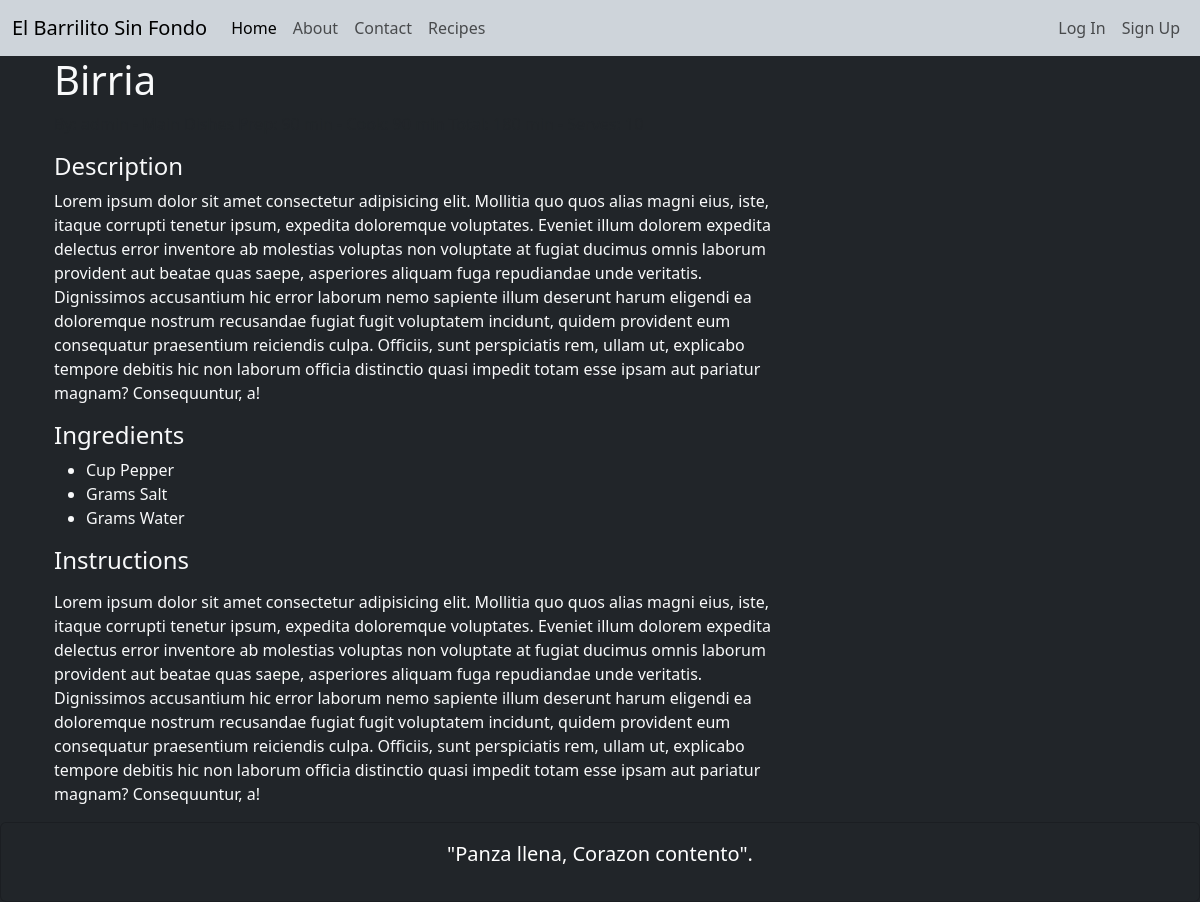
/recipe/birria/, run on the app's committed database.
### recipes/models.py (models this page shows, shortened)
class Recipe(models.Model):
    STATUS_CHOICES = [
        ('draft','Draft'),
        ('published', 'Published'),
    ]
    title= models.CharField(max_length=200)
    slug= models.SlugField(max_length=200, unique=True, blank=True)
    description = models.TextField()
    instructions = models.TextField()
    prep_time = models.PositiveIntegerField(help_text="Time in minutes")
    cook_time = models.PositiveIntegerField(help_text="Time in minutes")
    servings = models.PositiveIntegerField(default=2)
    image = models.ImageField(
        upload_to=recipe_image_path,
        blank=True,
        null=True
    )
    author = models.ForeignKey(
        User,
        on_delete=models.CASCADE,
        related_name="recipes"
    )
    category = models.ForeignKey(
        Category,
        on_delete=models.SET_NULL,
        null=True,
        blank=True,
        related_name='recipes'
    )
    ingredients = models.ManyToManyField(
        Ingredient,
        through='RecipeIngredient',
        related_name='recipes'
    )
    status = models.CharField(
        max_length=10,
        choices=STATUS_CHOICES,
        default='draft'
    )
    created_at = models.DateTimeField(auto_now_add=True)
    updated_at = models.DateTimeField(auto_now=True)
    class Meta:
        verbose_name = 'Recipe'
        verbose_name_plural = 'Recipes'
        ordering = ['-created_at']
    @property
    def total_time(self):
        return self.prep_time + self.cook_time

class RecipeIngredient(models.Model):
    UNIT_CHOICES = [
        ('cup', 'Cup'),
        ('tbsp', 'Tablespoon'),
        ('tsp', 'Teaspoon'),
        ('g', 'Grams'),
        ('kg', 'Kilograms'),
        ('ml', 'Milliliters'),
        ('l', 'Liters'),
        ('oz', 'Ounces'),
        ('lb', 'Pounds'),
        ('piece', 'Piece'),
        ('pinch', 'Pinch'),
        ('to_taste', 'To taste'),
    ]
    recipe = models.ForeignKey(
        'Recipe',
        on_delete=models.CASCADE,
        related_name='recipe_ingredients')
    ingredient = models.ForeignKey(
        Ingredient,
        on_delete=models.PROTECT,
        related_name='recipe_ingredients')
    quantity = models.DecimalField(
        max_digits=6,
        decimal_places=2,
        null=True,
        blank=True)
    unit = models.CharField(
        max_length=20,
        choices=UNIT_CHOICES,
        blank=True)
    notes = models.CharField(max_length=200, blank=True)
    class Meta:
        verbose_name = "Recipe Ingredient"
        verbose_name_plural = "Recipe Ingredients"
        unique_together = ('recipe', 'ingredient')

class Ingredient(models.Model):
    name = models.CharField(max_length=150, unique=True)
    description = models.TextField(blank=True)
    class Meta:
        verbose_name = "Ingredient"
        verbose_name_plural = "Ingredients"
        ordering = ['name']

### recipes/views.py (the view)
# urls.py: path('<slug:slug>/', RecipeDetailsView.as_view(), name='recipe_detail'),
class RecipeDetailsView(DetailView):
    model = Recipe
    template_name = 'recipes/detail.html'
    context_object_name = 'recipe'
    slug_field = 'slug'
    slug_url_kwarg = 'slug'
    def get_queryset(self):
        return Recipe.objects.select_related('author', 'category').prefetch_related('recipe_ingredients__ingredient')

### recipes/models.py (called while the page is built)
    def __str__(self):
        return self.name

### templates/recipes/detail.html (shortened to what this page needs)
{% extends 'base.html' %}
{% block content %}
    <div class="container md-4">
        <div class="row">
            <div class="col-md-8">
                <h1>{{ recipe.title }}</h1>
                <p class="text-muted">
                </p>
                <h4>Description</h4>
                <p>{{ recipe.description }}</p>
                <h4>Ingredients</h4>
                <ul>
                    {% for item in recipe.recipe_ingredients.all %}
                        <li>
                            {% if item.unit %}{{ item.get_unit_display }}{% endif %}
                            {{ item.ingredient.name }}
                        </li>
                    {% endfor %}
                </ul>
                <h4>Instructions</h4>
                <p>{{ recipe.instructions|linebreaks }}</p>
            </div>
        </div>
    </div>
{% endblock %}

### data on the page
Recipe: title "Birria", description "Lorem ipsum dolor sit amet consectetur adipisicing elit. Mollitia quo quos alias magni eius, iste, itaque corrupti tenetur ipsum, expedita doloremque voluptates. Eveniet illum dolorem expedita delectus error inventore ab molestias voluptas non voluptate at fugiat ducimus omnis laborum provident aut beatae quas saepe, asperiores aliquam fuga repudiandae unde veritatis. Dignissimos accusantium hic error laborum nemo sapiente illum deserunt harum eligendi ea doloremque nostrum recusandae fugiat fugit voluptatem incidunt, quidem provident eum consequatur praesentium reiciendis culpa. Officiis, sunt perspiciatis rem, ullam ut, explicabo tempore debitis hic non laborum officia distinctio quasi…", instructions "Lorem ipsum dolor sit amet consectetur adipisicing elit. Mollitia quo quos alias magni eius, iste, itaque corrupti tenetur ipsum, expedita doloremque voluptates. Eveniet illum dolorem expedita delectus error inventore ab molestias voluptas non voluptate at fugiat ducimus omnis laborum provident aut beatae quas saepe, asperiores aliquam fuga repudiandae unde veritatis. Dignissimos accusantium hic error laborum nemo sapiente illum deserunt harum eligendi ea doloremque nostrum recusandae fugiat fugit voluptatem incidunt, quidem provident eum consequatur praesentium reiciendis culpa. Officiis, sunt perspiciatis rem, ullam ut, explicabo tempore debitis hic non laborum officia distinctio quasi…"
RecipeIngredient: unit "Cup", ingredient.name "Pepper"
RecipeIngredient: unit "Grams", ingredient.name "Salt"
RecipeIngredient: unit "Grams", ingredient.name "Water"
